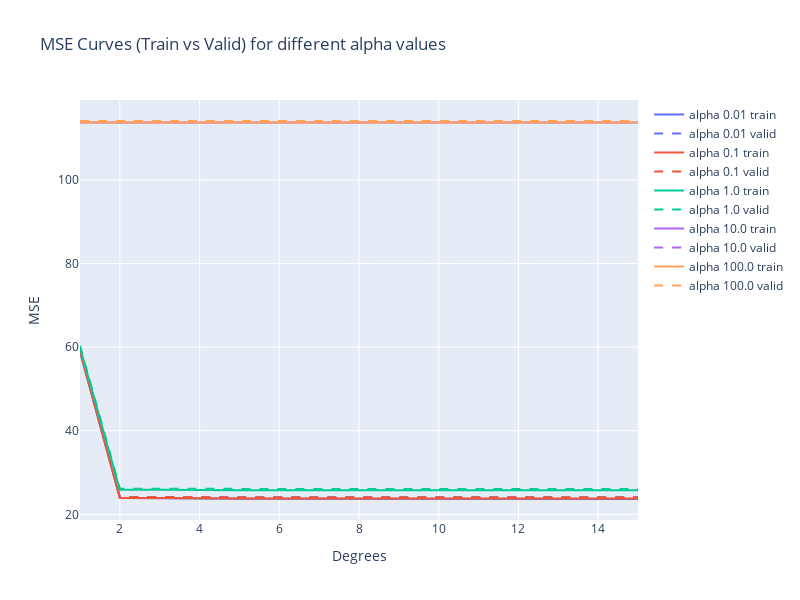
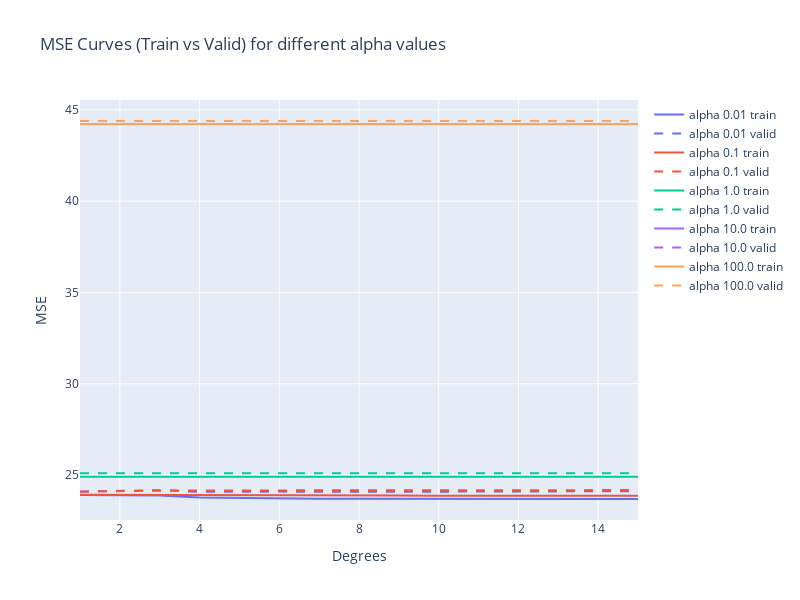
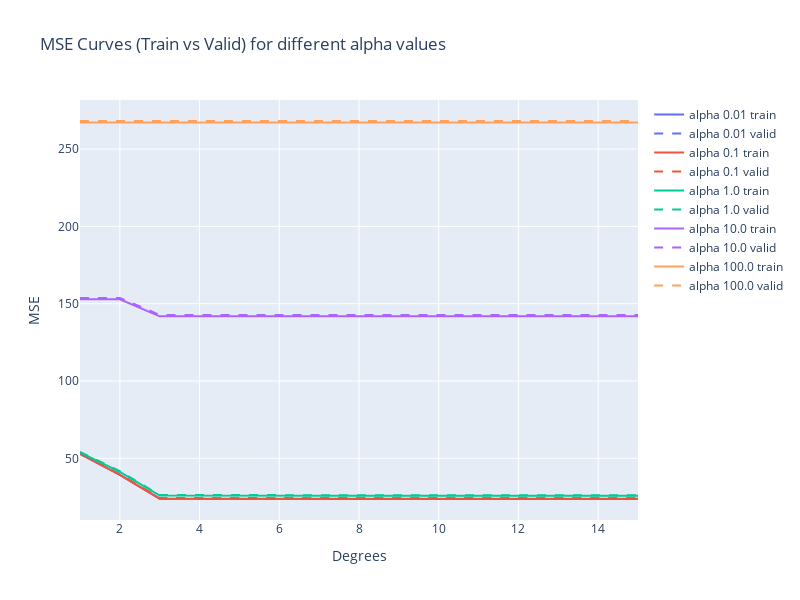
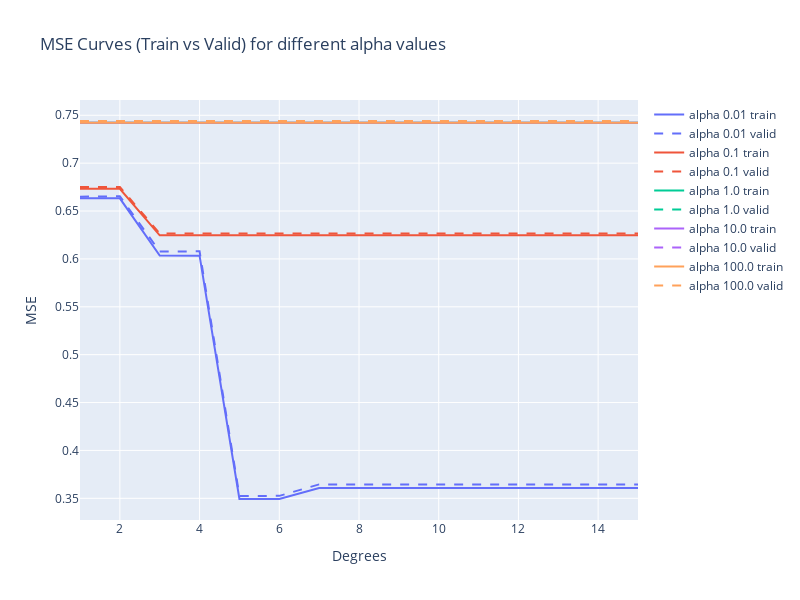

The code cell stored with these charts, in order, in its notebook:
### Code cell
for dataset in mse_per_dataset_dict_l1:
    plot_mse_per_alpha_curves(mse_per_dataset_dict_l1, dataset)

### Figure 1 — Plotly figure (JSON) as saved in the notebook; plotly's stock layout.template omitted (floating-point values rounded to 4 significant figures)
{"data": [{"line": {"color": "#636EFA", "dash": "solid"}, "mode": "lines", "name": "alpha 0.01 train", "type": "scatter", "x": [1, 2, 3, 4, 5, 6, 7, 8, 9, 10, 11, 12, 13, 14, 15], "y": [58.99, 23.9, 23.88, 23.76, 23.73, 23.72, 23.7, 23.7, 23.69, 23.69, 23.69, 23.69, 23.69, 23.69, 23.69]}, {"line": {"color": "#636EFA", "dash": "dash"}, "mode": "lines", "name": "alpha 0.01 valid", "type": "scatter", "x": [1, 2, 3, 4, 5, 6, 7, 8, 9, 10, 11, 12, 13, 14, 15], "y": [59.35, 24.13, 24.18, 24.07, 24.09, 24.11, 24.1, 24.11, 24.1, 24.1, 24.1, 24.1, 24.1, 24.11, 24.12]}, {"line": {"color": "#EF553B", "dash": "solid"}, "mode": "lines", "name": "alpha 0.1 train", "type": "scatter", "x": [1, 2, 3, 4, 5, 6, 7, 8, 9, 10, 11, 12, 13, 14, 15], "y": [59.0, 23.92, 23.9, 23.78, 23.78, 23.78, 23.78, 23.78, 23.78, 23.78, 23.78, 23.78, 23.78, 23.78, 23.78]}, {"line": {"color": "#EF553B", "dash": "dash"}, "mode": "lines", "name": "alpha 0.1 valid", "type": "scatter", "x": [1, 2, 3, 4, 5, 6, 7, 8, 9, 10, 11, 12, 13, 14, 15], "y": [59.36, 24.15, 24.19, 24.09, 24.09, 24.1, 24.1, 24.11, 24.11, 24.11, 24.11, 24.11, 24.11, 24.11, 24.11]}, {"line": {"color": "#00CC96", "dash": "solid"}, "mode": "lines", "name": "alpha 1.0 train", "type": "scatter", "x": [1, 2, 3, 4, 5, 6, 7, 8, 9, 10, 11, 12, 13, 14, 15], "y": [59.99, 25.9, 25.9, 25.8, 25.8, 25.8, 25.8, 25.8, 25.8, 25.8, 25.8, 25.8, 25.8, 25.8, 25.8]}, {"line": {"color": "#00CC96", "dash": "dash"}, "mode": "lines", "name": "alpha 1.0 valid", "type": "scatter", "x": [1, 2, 3, 4, 5, 6, 7, 8, 9, 10, 11, 12, 13, 14, 15], "y": [60.35, 26.15, 26.15, 26.08, 26.08, 26.08, 26.08, 26.08, 26.08, 26.08, 26.08, 26.08, 26.08, 26.08, 26.08]}, {"line": {"color": "#AB63FA", "dash": "solid"}, "mode": "lines", "name": "alpha 10.0 train", "type": "scatter", "x": [1, 2, 3, 4, 5, 6, 7, 8, 9, 10, 11, 12, 13, 14, 15], "y": [113.7, 113.7, 113.7, 113.7, 113.7, 113.7, 113.7, 113.7, 113.7, 113.7, 113.7, 113.7, 113.7, 113.7, 113.7]}, {"line": {"color": "#AB63FA", "dash": "dash"}, "mode": "lines", "name": "alpha 10.0 valid", "type": "scatter", "x": [1, 2, 3, 4, 5, 6, 7, 8, 9, 10, 11, 12, 13, 14, 15], "y": [114.1, 114.1, 114.1, 114.1, 114.1, 114.1, 114.1, 114.1, 114.1, 114.1, 114.1, 114.1, 114.1, 114.1, 114.1]}, {"line": {"color": "#FFA15A", "dash": "solid"}, "mode": "lines", "name": "alpha 100.0 train", "type": "scatter", "x": [1, 2, 3, 4, 5, 6, 7, 8, 9, 10, 11, 12, 13, 14, 15], "y": [113.7, 113.7, 113.7, 113.7, 113.7, 113.7, 113.7, 113.7, 113.7, 113.7, 113.7, 113.7, 113.7, 113.7, 113.7]}, {"line": {"color": "#FFA15A", "dash": "dash"}, "mode": "lines", "name": "alpha 100.0 valid", "type": "scatter", "x": [1, 2, 3, 4, 5, 6, 7, 8, 9, 10, 11, 12, 13, 14, 15], "y": [114.1, 114.1, 114.1, 114.1, 114.1, 114.1, 114.1, 114.1, 114.1, 114.1, 114.1, 114.1, 114.1, 114.1, 114.1]}], "layout": {"height": 600, "title": {"text": "MSE Curves (Train vs Valid) for different alpha values"}, "width": 800, "xaxis": {"title": {"text": "Degrees"}}, "yaxis": {"title": {"text": "MSE"}}}}

### Figure 2 — Plotly figure (JSON) as saved in the notebook; plotly's stock layout.template omitted (floating-point values rounded to 4 significant figures)
{"data": [{"line": {"color": "#636EFA", "dash": "solid"}, "mode": "lines", "name": "alpha 0.01 train", "type": "scatter", "x": [1, 2, 3, 4, 5, 6, 7, 8, 9, 10, 11, 12, 13, 14, 15], "y": [23.91, 23.9, 23.88, 23.76, 23.73, 23.73, 23.7, 23.7, 23.7, 23.7, 23.7, 23.69, 23.69, 23.69, 23.69]}, {"line": {"color": "#636EFA", "dash": "dash"}, "mode": "lines", "name": "alpha 0.01 valid", "type": "scatter", "x": [1, 2, 3, 4, 5, 6, 7, 8, 9, 10, 11, 12, 13, 14, 15], "y": [24.09, 24.13, 24.17, 24.08, 24.1, 24.09, 24.08, 24.1, 24.09, 24.09, 24.09, 24.1, 24.1, 24.11, 24.11]}, {"line": {"color": "#EF553B", "dash": "solid"}, "mode": "lines", "name": "alpha 0.1 train", "type": "scatter", "x": [1, 2, 3, 4, 5, 6, 7, 8, 9, 10, 11, 12, 13, 14, 15], "y": [23.92, 23.92, 23.9, 23.9, 23.9, 23.89, 23.89, 23.88, 23.88, 23.87, 23.87, 23.87, 23.87, 23.87, 23.87]}, {"line": {"color": "#EF553B", "dash": "dash"}, "mode": "lines", "name": "alpha 0.1 valid", "type": "scatter", "x": [1, 2, 3, 4, 5, 6, 7, 8, 9, 10, 11, 12, 13, 14, 15], "y": [24.1, 24.1, 24.14, 24.15, 24.15, 24.16, 24.16, 24.17, 24.17, 24.17, 24.17, 24.17, 24.17, 24.18, 24.18]}, {"line": {"color": "#00CC96", "dash": "solid"}, "mode": "lines", "name": "alpha 1.0 train", "type": "scatter", "x": [1, 2, 3, 4, 5, 6, 7, 8, 9, 10, 11, 12, 13, 14, 15], "y": [24.91, 24.91, 24.91, 24.91, 24.91, 24.91, 24.91, 24.91, 24.91, 24.91, 24.91, 24.91, 24.91, 24.91, 24.91]}, {"line": {"color": "#00CC96", "dash": "dash"}, "mode": "lines", "name": "alpha 1.0 valid", "type": "scatter", "x": [1, 2, 3, 4, 5, 6, 7, 8, 9, 10, 11, 12, 13, 14, 15], "y": [25.09, 25.09, 25.1, 25.1, 25.1, 25.1, 25.1, 25.1, 25.1, 25.1, 25.1, 25.1, 25.1, 25.1, 25.1]}, {"line": {"color": "#AB63FA", "dash": "solid"}, "mode": "lines", "name": "alpha 10.0 train", "type": "scatter", "x": [1, 2, 3, 4, 5, 6, 7, 8, 9, 10, 11, 12, 13, 14, 15], "y": [44.23, 44.23, 44.23, 44.23, 44.23, 44.23, 44.23, 44.23, 44.23, 44.23, 44.23, 44.23, 44.23, 44.23, 44.23]}, {"line": {"color": "#AB63FA", "dash": "dash"}, "mode": "lines", "name": "alpha 10.0 valid", "type": "scatter", "x": [1, 2, 3, 4, 5, 6, 7, 8, 9, 10, 11, 12, 13, 14, 15], "y": [44.39, 44.39, 44.39, 44.39, 44.39, 44.39, 44.39, 44.39, 44.39, 44.39, 44.39, 44.39, 44.39, 44.39, 44.39]}, {"line": {"color": "#FFA15A", "dash": "solid"}, "mode": "lines", "name": "alpha 100.0 train", "type": "scatter", "x": [1, 2, 3, 4, 5, 6, 7, 8, 9, 10, 11, 12, 13, 14, 15], "y": [44.23, 44.23, 44.23, 44.23, 44.23, 44.23, 44.23, 44.23, 44.23, 44.23, 44.23, 44.23, 44.23, 44.23, 44.23]}, {"line": {"color": "#FFA15A", "dash": "dash"}, "mode": "lines", "name": "alpha 100.0 valid", "type": "scatter", "x": [1, 2, 3, 4, 5, 6, 7, 8, 9, 10, 11, 12, 13, 14, 15], "y": [44.39, 44.39, 44.39, 44.39, 44.39, 44.39, 44.39, 44.39, 44.39, 44.39, 44.39, 44.39, 44.39, 44.39, 44.39]}], "layout": {"height": 600, "title": {"text": "MSE Curves (Train vs Valid) for different alpha values"}, "width": 800, "xaxis": {"title": {"text": "Degrees"}}, "yaxis": {"title": {"text": "MSE"}}}}

### Figure 3 — Plotly figure (JSON) as saved in the notebook; plotly's stock layout.template omitted (floating-point values rounded to 4 significant figures)
{"data": [{"line": {"color": "#636EFA", "dash": "solid"}, "mode": "lines", "name": "alpha 0.01 train", "type": "scatter", "x": [1, 2, 3, 4, 5, 6, 7, 8, 9, 10, 11, 12, 13, 14, 15], "y": [52.84, 39.28, 23.88, 23.76, 23.73, 23.72, 23.7, 23.7, 23.69, 23.69, 23.69, 23.69, 23.69, 23.69, 23.69]}, {"line": {"color": "#636EFA", "dash": "dash"}, "mode": "lines", "name": "alpha 0.01 valid", "type": "scatter", "x": [1, 2, 3, 4, 5, 6, 7, 8, 9, 10, 11, 12, 13, 14, 15], "y": [53.14, 39.59, 24.18, 24.07, 24.09, 24.11, 24.1, 24.11, 24.1, 24.1, 24.1, 24.1, 24.1, 24.11, 24.12]}, {"line": {"color": "#EF553B", "dash": "solid"}, "mode": "lines", "name": "alpha 0.1 train", "type": "scatter", "x": [1, 2, 3, 4, 5, 6, 7, 8, 9, 10, 11, 12, 13, 14, 15], "y": [52.85, 39.3, 23.9, 23.78, 23.78, 23.78, 23.78, 23.78, 23.78, 23.78, 23.78, 23.78, 23.78, 23.78, 23.78]}, {"line": {"color": "#EF553B", "dash": "dash"}, "mode": "lines", "name": "alpha 0.1 valid", "type": "scatter", "x": [1, 2, 3, 4, 5, 6, 7, 8, 9, 10, 11, 12, 13, 14, 15], "y": [53.15, 39.62, 24.19, 24.09, 24.09, 24.1, 24.1, 24.11, 24.11, 24.11, 24.11, 24.11, 24.11, 24.11, 24.11]}, {"line": {"color": "#00CC96", "dash": "solid"}, "mode": "lines", "name": "alpha 1.0 train", "type": "scatter", "x": [1, 2, 3, 4, 5, 6, 7, 8, 9, 10, 11, 12, 13, 14, 15], "y": [53.84, 41.28, 25.93, 25.82, 25.82, 25.82, 25.82, 25.82, 25.82, 25.82, 25.82, 25.82, 25.82, 25.82, 25.82]}, {"line": {"color": "#00CC96", "dash": "dash"}, "mode": "lines", "name": "alpha 1.0 valid", "type": "scatter", "x": [1, 2, 3, 4, 5, 6, 7, 8, 9, 10, 11, 12, 13, 14, 15], "y": [54.15, 41.69, 26.23, 26.15, 26.15, 26.15, 26.15, 26.15, 26.15, 26.15, 26.15, 26.15, 26.15, 26.15, 26.15]}, {"line": {"color": "#AB63FA", "dash": "solid"}, "mode": "lines", "name": "alpha 10.0 train", "type": "scatter", "x": [1, 2, 3, 4, 5, 6, 7, 8, 9, 10, 11, 12, 13, 14, 15], "y": [152.8, 152.8, 141.8, 141.8, 141.8, 141.8, 141.8, 141.8, 141.8, 141.8, 141.8, 141.8, 141.8, 141.8, 141.8]}, {"line": {"color": "#AB63FA", "dash": "dash"}, "mode": "lines", "name": "alpha 10.0 valid", "type": "scatter", "x": [1, 2, 3, 4, 5, 6, 7, 8, 9, 10, 11, 12, 13, 14, 15], "y": [153.7, 153.7, 142.7, 142.7, 142.7, 142.7, 142.7, 142.7, 142.7, 142.7, 142.7, 142.7, 142.7, 142.7, 142.7]}, {"line": {"color": "#FFA15A", "dash": "solid"}, "mode": "lines", "name": "alpha 100.0 train", "type": "scatter", "x": [1, 2, 3, 4, 5, 6, 7, 8, 9, 10, 11, 12, 13, 14, 15], "y": [267.1, 267.1, 267.1, 267.1, 267.1, 267.1, 267.1, 267.1, 267.1, 267.1, 267.1, 267.1, 267.1, 267.1, 267.1]}, {"line": {"color": "#FFA15A", "dash": "dash"}, "mode": "lines", "name": "alpha 100.0 valid", "type": "scatter", "x": [1, 2, 3, 4, 5, 6, 7, 8, 9, 10, 11, 12, 13, 14, 15], "y": [268.1, 268.1, 268.1, 268.1, 268.1, 268.1, 268.1, 268.1, 268.1, 268.1, 268.1, 268.1, 268.1, 268.1, 268.1]}], "layout": {"height": 600, "title": {"text": "MSE Curves (Train vs Valid) for different alpha values"}, "width": 800, "xaxis": {"title": {"text": "Degrees"}}, "yaxis": {"title": {"text": "MSE"}}}}

### Figure 4 — Plotly figure (JSON) as saved in the notebook; plotly's stock layout.template omitted (floating-point values rounded to 4 significant figures)
{"data": [{"line": {"color": "#636EFA", "dash": "solid"}, "mode": "lines", "name": "alpha 0.01 train", "type": "scatter", "x": [1, 2, 3, 4, 5, 6, 7, 8, 9, 10, 11, 12, 13, 14, 15], "y": [0.6633, 0.6632, 0.6035, 0.6034, 0.3493, 0.3493, 0.3607, 0.3607, 0.3607, 0.3607, 0.3607, 0.3607, 0.3607, 0.3607, 0.3607]}, {"line": {"color": "#636EFA", "dash": "dash"}, "mode": "lines", "name": "alpha 0.01 valid", "type": "scatter", "x": [1, 2, 3, 4, 5, 6, 7, 8, 9, 10, 11, 12, 13, 14, 15], "y": [0.665, 0.6654, 0.6077, 0.6079, 0.3525, 0.3526, 0.3645, 0.3646, 0.3645, 0.3646, 0.3646, 0.3646, 0.3646, 0.3646, 0.3646]}, {"line": {"color": "#EF553B", "dash": "solid"}, "mode": "lines", "name": "alpha 0.1 train", "type": "scatter", "x": [1, 2, 3, 4, 5, 6, 7, 8, 9, 10, 11, 12, 13, 14, 15], "y": [0.6732, 0.6732, 0.6246, 0.6246, 0.6246, 0.6246, 0.6246, 0.6246, 0.6246, 0.6246, 0.6246, 0.6246, 0.6246, 0.6246, 0.6246]}, {"line": {"color": "#EF553B", "dash": "dash"}, "mode": "lines", "name": "alpha 0.1 valid", "type": "scatter", "x": [1, 2, 3, 4, 5, 6, 7, 8, 9, 10, 11, 12, 13, 14, 15], "y": [0.6751, 0.6751, 0.6265, 0.6265, 0.6265, 0.6265, 0.6265, 0.6265, 0.6265, 0.6265, 0.6265, 0.6265, 0.6265, 0.6265, 0.6265]}, {"line": {"color": "#00CC96", "dash": "solid"}, "mode": "lines", "name": "alpha 1.0 train", "type": "scatter", "x": [1, 2, 3, 4, 5, 6, 7, 8, 9, 10, 11, 12, 13, 14, 15], "y": [0.7422, 0.7422, 0.7422, 0.7422, 0.7422, 0.7422, 0.7422, 0.7422, 0.7422, 0.7422, 0.7422, 0.7422, 0.7422, 0.7422, 0.7422]}, {"line": {"color": "#00CC96", "dash": "dash"}, "mode": "lines", "name": "alpha 1.0 valid", "type": "scatter", "x": [1, 2, 3, 4, 5, 6, 7, 8, 9, 10, 11, 12, 13, 14, 15], "y": [0.744, 0.744, 0.744, 0.744, 0.744, 0.744, 0.744, 0.744, 0.744, 0.744, 0.744, 0.744, 0.744, 0.744, 0.744]}, {"line": {"color": "#AB63FA", "dash": "solid"}, "mode": "lines", "name": "alpha 10.0 train", "type": "scatter", "x": [1, 2, 3, 4, 5, 6, 7, 8, 9, 10, 11, 12, 13, 14, 15], "y": [0.7422, 0.7422, 0.7422, 0.7422, 0.7422, 0.7422, 0.7422, 0.7422, 0.7422, 0.7422, 0.7422, 0.7422, 0.7422, 0.7422, 0.7422]}, {"line": {"color": "#AB63FA", "dash": "dash"}, "mode": "lines", "name": "alpha 10.0 valid", "type": "scatter", "x": [1, 2, 3, 4, 5, 6, 7, 8, 9, 10, 11, 12, 13, 14, 15], "y": [0.744, 0.744, 0.744, 0.744, 0.744, 0.744, 0.744, 0.744, 0.744, 0.744, 0.744, 0.744, 0.744, 0.744, 0.744]}, {"line": {"color": "#FFA15A", "dash": "solid"}, "mode": "lines", "name": "alpha 100.0 train", "type": "scatter", "x": [1, 2, 3, 4, 5, 6, 7, 8, 9, 10, 11, 12, 13, 14, 15], "y": [0.7422, 0.7422, 0.7422, 0.7422, 0.7422, 0.7422, 0.7422, 0.7422, 0.7422, 0.7422, 0.7422, 0.7422, 0.7422, 0.7422, 0.7422]}, {"line": {"color": "#FFA15A", "dash": "dash"}, "mode": "lines", "name": "alpha 100.0 valid", "type": "scatter", "x": [1, 2, 3, 4, 5, 6, 7, 8, 9, 10, 11, 12, 13, 14, 15], "y": [0.744, 0.744, 0.744, 0.744, 0.744, 0.744, 0.744, 0.744, 0.744, 0.744, 0.744, 0.744, 0.744, 0.744, 0.744]}], "layout": {"height": 600, "title": {"text": "MSE Curves (Train vs Valid) for different alpha values"}, "width": 800, "xaxis": {"title": {"text": "Degrees"}}, "yaxis": {"title": {"text": "MSE"}}}}
